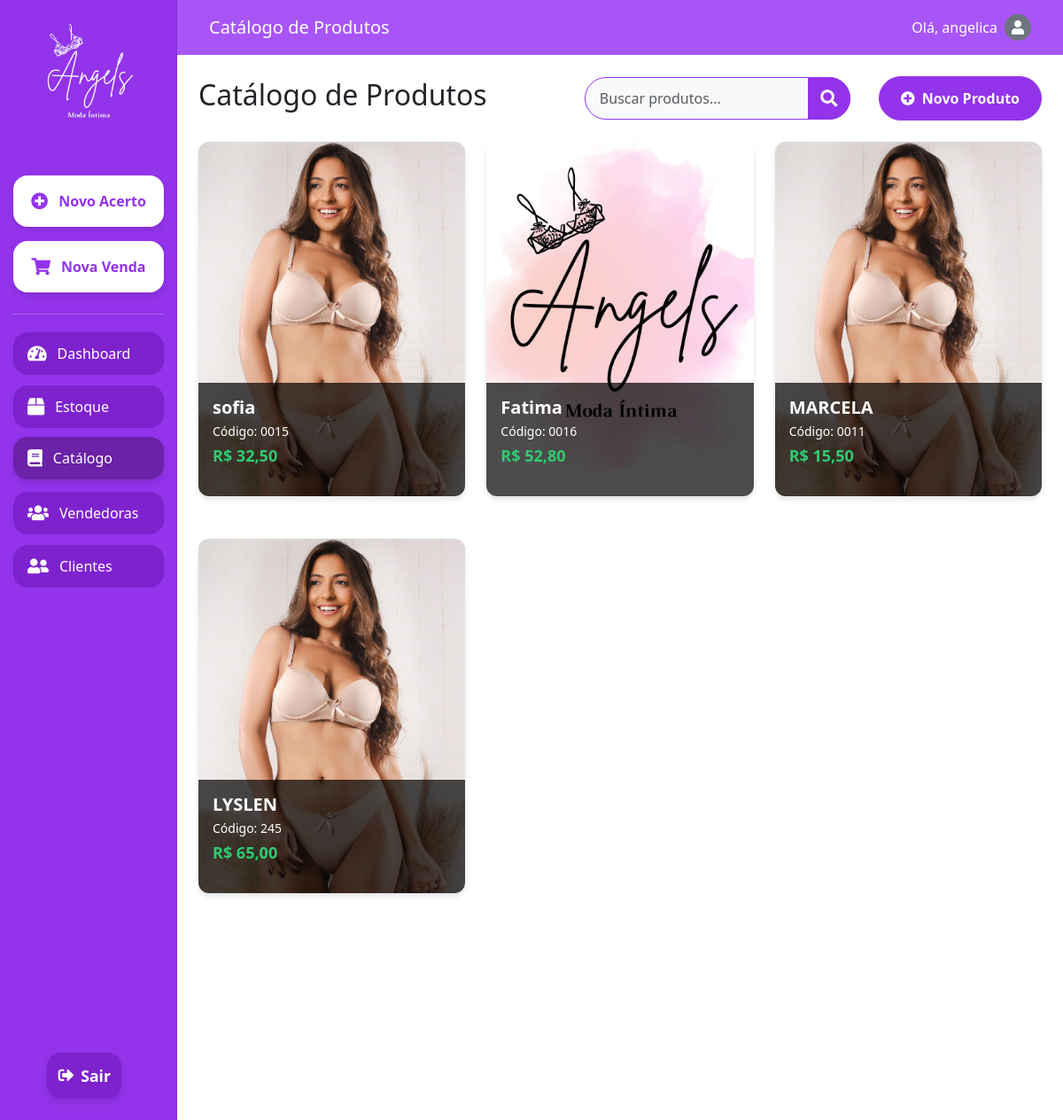
The page /catalogo/ (signed in) on the database as committed earlier.
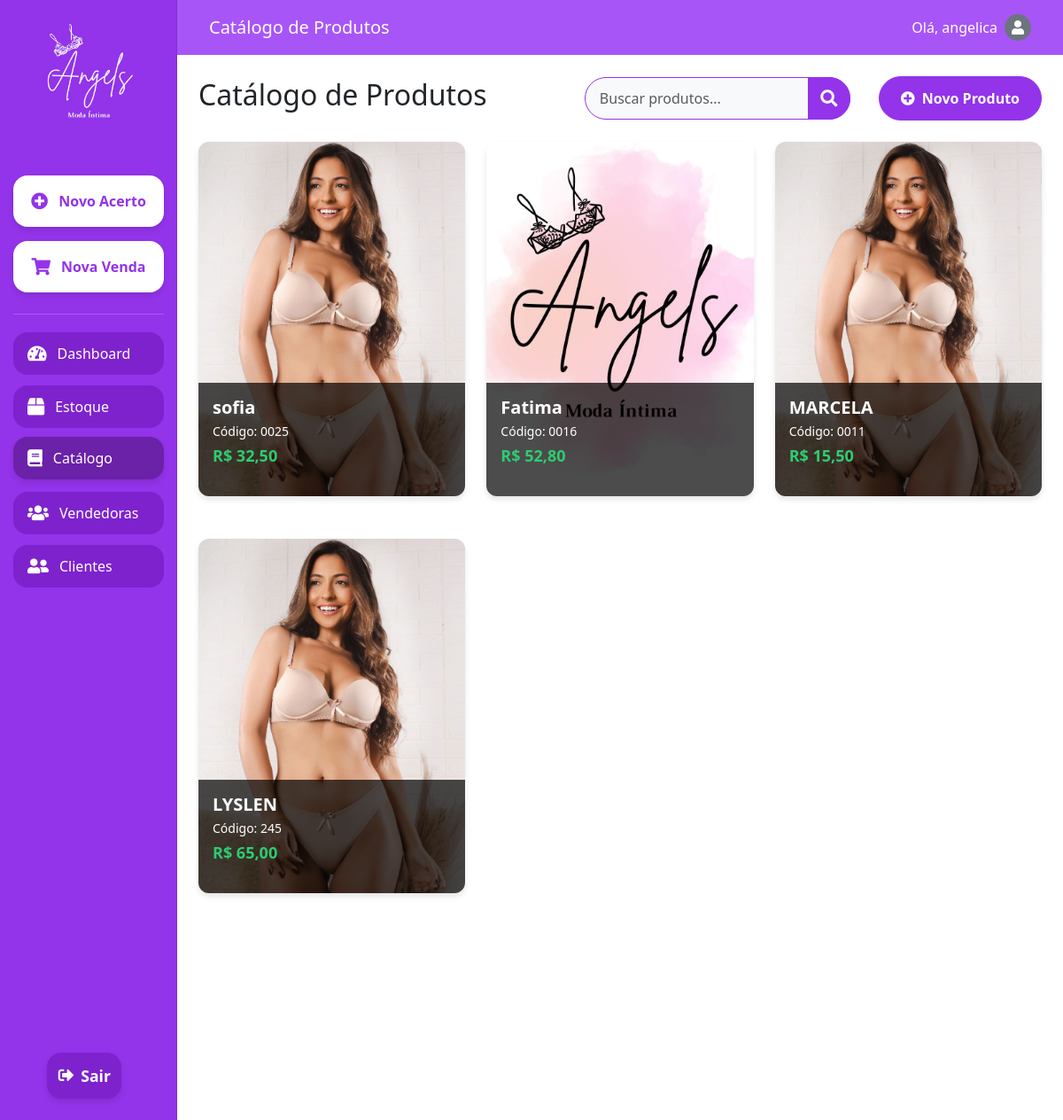
The same page on the database as committed later.
### setup/models.py (models this page shows, shortened)
class CustomUser(AbstractUser):
    email = models.EmailField(_('email address'), unique=True)
    profile_picture = models.ImageField(upload_to='profile_pics/', null=True, blank=True)
    USERNAME_FIELD = 'email'
    REQUIRED_FIELDS = ['username']

class Produto(models.Model):
    codigo = models.CharField(max_length=50, unique=True)
    nome = models.CharField(max_length=100)
    foto = models.ImageField(upload_to='produtos/', null=True, blank=True)
    preco = models.DecimalField(max_digits=10, decimal_places=2)
    quantidade = models.PositiveIntegerField(default=0)

### setup/views.py (the view)
# urls.py: path('catalogo/', views.catalogo, name='catalogo'),
@login_required
def catalogo(request):
    produtos = Produto.objects.all()
    return render(request, 'catalogo.html', {'produtos': produtos})

### setup/templates/catalogo.html (shortened to what this page needs)
{% extends 'base.html' %}
{% load static %}
{% block content %}
<!DOCTYPE html>
<html lang="pt-br">
<head>
    <link href="https://cdn.jsdelivr.net/npm/bootstrap@5.3.0/dist/css/bootstrap.min.css" rel="stylesheet">
    <link href="https://cdnjs.cloudflare.com/ajax/libs/font-awesome/5.15.3/css/all.min.css" rel="stylesheet">
</head>
<body>
    <div class="container-fluid vh-100">
        <div class="row h-100">
            <nav id="sidebarMenu" class="col-md-3 col-lg-2 d-md-block sidebar collapse p-0">
                <div class="position-sticky pt-3 h-100 d-flex flex-column align-items-center">
                    <div class="text-center mb-4">
                        <img src="{% static 'images/logo_Angels_branco.png' %}" alt="Angels Logo" class="img-fluid" style="max-width: 150px;">
                    </div>
                    <a class="btn btn-highlight mb-2" href="{% url 'acerto_vendedora' %}">
                        <i class="fas fa-plus-circle"></i> Novo Acerto
                    </a>
                    <a class="btn btn-highlight mb-2" href="#">
                        <i class="fas fa-shopping-cart"></i> Nova Venda
                    </a>
                    <div class="separator"></div>
                    <a class="nav-link mb-2" href="{% url 'dashboard' %}">
                        <i class="fas fa-tachometer-alt"></i> Dashboard
                    </a>
                    <a class="nav-link mb-2" href="{% url 'estoque' %}">
                        <i class="fas fa-box"></i> Estoque
                    </a>
                    <a class="nav-link mb-2 active" href="{% url 'catalogo' %}">
                        <i class="fas fa-book"></i> Catálogo
                    </a>
                    <a class="nav-link mb-2" href="{% url 'vendedoras' %}">
                        <i class="fas fa-users"></i> Vendedoras
                    </a>
                    <a class="nav-link mb-2" href="{% url 'clientes' %}">
                        <i class="fas fa-user-friends"></i> Clientes
                    </a>
                    <div class="mt-auto mb-3">
                        <a class="btn btn-exit" href="{% url 'login' %}">
                            <i class="fas fa-sign-out-alt me-2"></i>
                            <span>Sair</span>
                        </a>
                    </div>
                </div>
            </nav>
            <main class="col-md-9 ms-sm-auto col-lg-10 px-md-4">
                <nav class="navbar navbar-expand-lg navbar-dark custom-navbar mb-4">
                    <div class="container-fluid">
                        <a class="navbar-brand" href="#">Catálogo de Produtos</a>
                        <span class="navbar-text text-white d-flex align-items-center">
                            Olá, {{ user.username }}
                            {% if user.profile_picture %}
                                <img src="{{ user.profile_picture.url }}" alt="Foto de perfil" class="rounded-circle ms-2" style="width: 30px; height: 30px; object-fit: cover;">
                            {% else %}
                                <div class="rounded-circle ms-2 bg-secondary d-flex align-items-center justify-content-center" style="width: 30px; height: 30px;">
                                    <i class="fas fa-user text-white"></i>
                                </div>
                            {% endif %}
                        </span>
                    </div>
                </nav>
                <div class="d-flex justify-content-between align-items-center mb-4">
                    <h1 class="h2">Catálogo de Produtos</h1>
                    <div class="d-flex gap-3 align-items-center">
                        <div class="search-container d-flex flex-grow-1 me-3">
                            <input type="text" id="searchProdutos" class="form-control search-input" placeholder="Buscar produtos...">
                            <button class="btn search-button" type="button">
                                <i class="fas fa-search"></i>
                            </button>
                        </div>
                        <button class="btn btn-primary" data-bs-toggle="modal" data-bs-target="#newProductModal">
                            <i class="fas fa-plus-circle me-2"></i>Novo Produto
                        </button>
                    </div>
                </div>
                <div class="row g-4">
                    {% for produto in produtos %}
                    <div class="col-md-6 col-lg-4 mb-4">
                        <div class="product-card">
                            <img src="{{ produto.foto.url }}" alt="Foto de {{ produto.nome }}" class="product-photo">
                            <div class="product-info">
                                <h3 class="product-name">{{ produto.nome }}</h3>
                                <p class="product-code">Código: {{ produto.codigo }}</p>
                                <p class="product-price">R$ {{ produto.preco|floatformat:2 }}</p>
                            </div>
                        </div>
                    </div>
                    {% empty %}
                    <div class="col-12">
                        <p class="text-center">Nenhum produto cadastrado ainda.</p>
                    </div>
                    {% endfor %}
                </div>
            </main>
        </div>
    </div>
</body>
</html>
{% endblock %}

### setup/templates/base.html (shortened to what this page needs)
<!DOCTYPE html>
<html lang="en">
<head>
    <link href="https://cdn.jsdelivr.net/npm/bootstrap@5.3.0/dist/css/bootstrap.min.css" rel="stylesheet">
    <link href="https://cdnjs.cloudflare.com/ajax/libs/font-awesome/6.0.0/css/all.min.css" rel="stylesheet">
</head>
<body>
    {% block content %}
    {% endblock %}
</body>
</html>

### setup/templates/base.html (style rules this page uses)
body { background-color: #9333ea; min-height: 100vh; display: flex; align-items: center; justify-content: center; }
.form-control { border-radius: 25px; padding: 0.75rem 1.25rem; border: 1px solid #e2e8f0; }
.btn-primary { background-color: #9333ea; border: none; border-radius: 25px; padding: 0.75rem; width: 100%; font-weight: 500; transition: all 0.3s ease; }

### setup/templates/catalogo.html (style rules this page uses)
body, html { height: 100%; overflow-x: hidden; }
.sidebar { position: fixed; top: 0; bottom: 0; left: 0; z-index: 100; padding: 0; box-shadow: inset -1px 0 0 rgba(0, 0, 0, .1); background-color: #9333ea; display: flex; flex-direction: column; align-items: center; padding-top: 1rem; }
.sidebar .nav-link { color: #fff; font-weight: 500; padding: 0.75rem 1rem; margin: 0.25rem 0; font-size: 1rem; display: flex; align-items: center; justify-content: flex-start; width: 85%; border-radius: 1rem; transition: all 0.3s ease; background-color: #7e22ce; }
.sidebar .nav-link:hover, .sidebar .nav-link.active { background-color: #6b21a8; transform: translateY(-2px); box-shadow: 0 4px 6px rgba(0, 0, 0, 0.1); }
.sidebar .btn-highlight { background-color: #ffffff; color: #9333ea; font-weight: 600; padding: 0.75rem 1rem; margin: 0.5rem 0; border-radius: 1rem; text-align: center; transition: all 0.3s ease; box-shadow: 0 4px 6px rgba(0, 0, 0, 0.1); width: 85%; text-align: left; display: flex; align-items: center; justify-content: flex-start; padding: 0.75rem 1rem; margin: 0.5rem 0; font-size: 1rem; justify-content: center; font-size: 1rem; padding: 1rem; }
.sidebar .btn-exit { background-color: #7e22ce; color: #ffffff; font-weight: 600; padding: 0.75rem 1rem; margin: 0.5rem 0; border-radius: 1rem; transition: all 0.3s ease; box-shadow: 0 4px 6px rgba(0, 0, 0, 0.1); width: 90%; font-size: 1.1rem; display: flex; align-items: center; justify-content: center; }
.sidebar .btn-exit i { margin-right: 0.5rem; }
.sidebar .nav-link i, .sidebar .btn-highlight i { margin-right: 0.75rem; font-size: 1.2rem; }
.sidebar .separator { width: 85%; height: 1px; background-color: rgba(255, 255, 255, 0.2); margin: 1rem 0; }
main { padding-top: 0 !important; }
.custom-navbar { background-color: #a855f7; margin-left: -1.5rem; margin-right: -1.5rem; padding-left: 1.5rem; padding-right: 1.5rem; }
.navbar-text { font-size: 1rem; font-weight: 500; }
.btn-primary { background-color: #9333ea; border-color: #9333ea; color: #ffffff; font-weight: 600; padding: 0.75rem 1.5rem; border-radius: 50rem; transition: all 0.3s ease; }
.product-card { background-color: #ffffff; border-radius: 0.75rem; box-shadow: 0 4px 6px rgba(0, 0, 0, 0.1); transition: all 0.3s ease; height: 400px; position: relative; overflow: hidden; }
.product-photo { width: 100%; height: 100%; object-fit: cover; object-position: center; }
.product-info { position: absolute; bottom: 0; left: 0; right: 0; background-color: rgba(0, 0, 0, 0.7); color: white; padding: 1rem; }
.product-name { font-size: 1.25rem; font-weight: 600; margin-bottom: 0.25rem; }
.product-code { font-size: 0.875rem; margin-bottom: 0.25rem; }
.product-price { font-size: 1.125rem; font-weight: 600; color: #2ecc71; }
.search-container { display: flex; align-items: center; }
.search-input { border-top-right-radius: 50rem; border-bottom-right-radius: 50rem; border-top-left-radius: 50rem; border-bottom-left-radius: 50rem; border: 1px solid #9333ea; background-color: #f8f9fa; transition: all 0.3s ease; padding-left: 1rem; height: 48px; width: 300px; }
.search-button { border-top-right-radius: 50rem; border-bottom-right-radius: 50rem; background-color: #9333ea; border-color: #9333ea; color: #fff; transition: all 0.3s ease; height: 48px; width: 48px; padding: 0; display: flex; align-items: center; justify-content: center; margin-left: -48px; }
.search-button i { font-size: 1.2rem; }

Rows that differ between the two databases and show on the page:
changed Produto "sofia": codigo "0015" → "0025"
